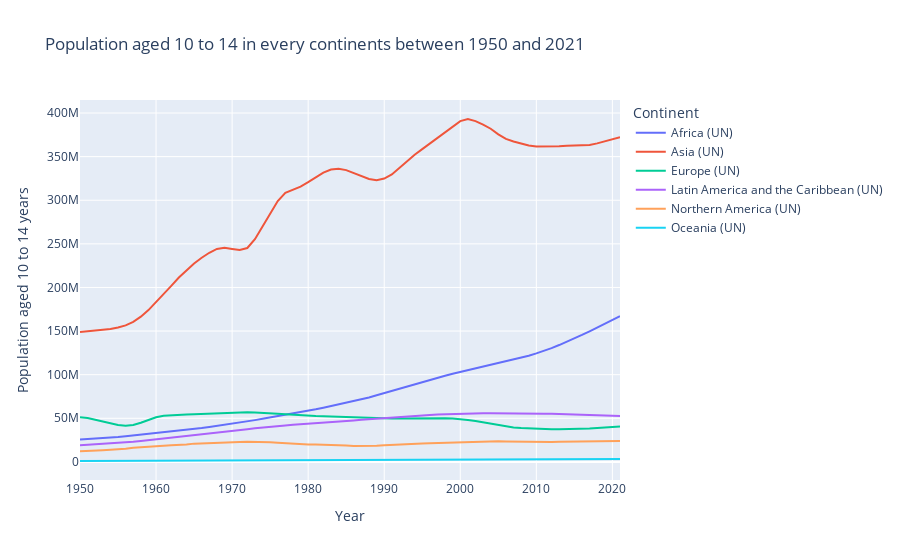

Source (notebook cell):
### Markdown cell above
## 2.4: Population aged 10 to 14 years

### Code cell
# Filter the DataFrame to select data related to Africa
africa_data = filtered_pop[filtered_pop['Continents and World'] == 'Africa (UN)']

# Filter the DataFrame to select data related to other continents
other_continents_data = filtered_pop[~filtered_pop['Continents and World'].isin(['Africa (UN)', 'World'])]

# Columns to include in the plot
columns_to_plot = ['Population aged 10 to 14 years']

# Concatenate Africa data with data from other continents
combined_data = pd.concat([africa_data, other_continents_data])

# Create an interactive line plot with multiple curves using Plotly Express
fig = px.line(combined_data, x='Year', y='Population aged 10 to 14 years', color='Continents and World', 
              title='Population aged 10 to 14 in every continents between 1950 and 2021', 
              labels={'value': 'Population', 'Year': 'Year', 'Continents and World': 'Continent'})

# Show the interactive line plot
fig.show()
